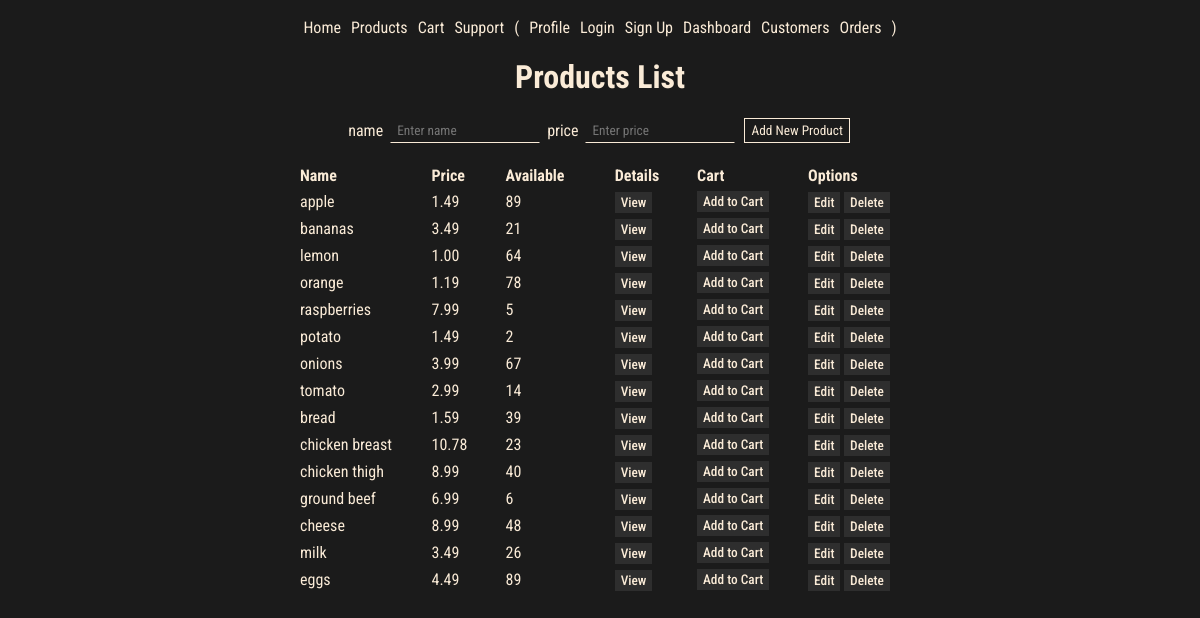
/products/, run on an earlier commit of the app's database.
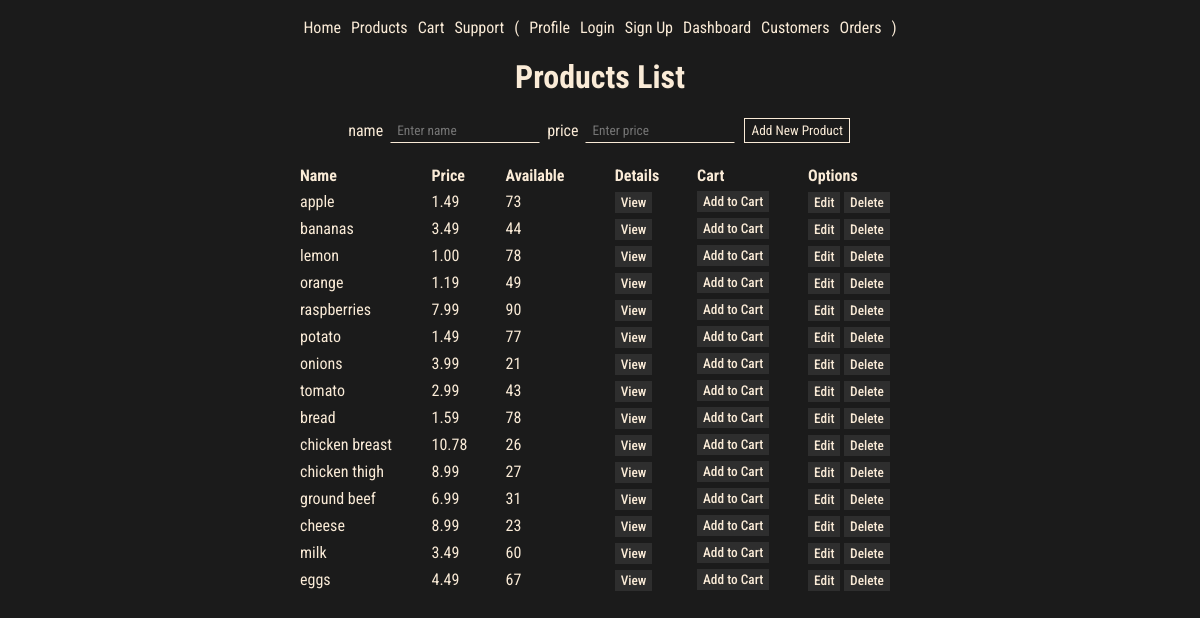
And on a later commit of the database.
### models.py (models this page shows, shortened)
class Product(db.Model):
    id = mapped_column(Integer, primary_key=True)
    name = mapped_column(String(200), nullable=False, unique=True)
    price = mapped_column(Numeric, nullable=False, default=0) # :3
    available = mapped_column(Integer, nullable=False, default=0)
    orders = relationship("ProductOrder", back_populates="product", cascade="all, delete-orphan")

### routes/products.py (the view)
@products_bp.route("/")
def products():
    products = Product.query.all()
    return render_template('pages/products.html', products=products)

### templates/pages/products.html
{% extends "base.html" %}
{% block content %}
<h1>Products List</h1>
<form action="/products" method="POST" class="form-inline">
    name<input type="text" name="name" placeholder="Enter name">
    price<input type="text" name="price" placeholder="Enter price">
    <input type="submit" value="Add New Product" class="button">
</form>
<table>
    <thead>
        <tr>
            <th scope="col" width="30">Name</th>
            <th scope="col" width="40">Price</th>
            <th scope="col" width="20">Available</th>
            <th scope="col" width="40">Details</th>
            <th scope="col" width="60">Cart</th>
            <th scope="col" width="40">Options</th>
        </tr>
    </thead>
    <tbody>
        {% for product in products %}
        <tr>
            <td>{{ product.name }}</td>
            <td>{{ product.price|round(2) }}</td>
            <td>{{ product.available }}</td>
            <td>
                <a href="{{ url_for('products.product_detail', productname=product.name)}}" class="btn">View
                </a>
            </td>
            <td>
                <form action="">
                    <button type="submit" value="{{ product.name }}" class="btn">Add to
                        Cart</button>
                </form>
            </td>
            <td><a href="/products/{{product.id}}" class="btn">Edit</a>
                <a href="/products/{{product.id}}/delete" class="btn"
                    onclick="return confirm('Are you sure to delete?')">Delete</a>
            </td>
        </tr>
        {% endfor %}
    </tbody>
</table>
{% endblock %}

### templates/base.html (shortened to what this page needs)
<!doctype html>
<html lang="en">
<head>
    <link rel="stylesheet" type="text/css" href="{{ url_for('static', filename='style.css') }}">
</head>
<body>
    <nav>
        <div>
            <a href="{{ url_for('home') }}">Home</a>
            <a href="{{ url_for('products.products') }}">Products</a>
            <a href="/">Cart</a>
            <a href="/">Support</a>
            <span>
                (
            </span>
            <a href="{{ url_for('users.profile') }}">Profile</a>
            <a href="{{ url_for('auth.login') }}">Login</a>
            <a href="{{ url_for('auth.signup') }}">Sign Up</a>
            <a href="/">Dashboard</a>
            <a href="{{ url_for('users.users') }}">Customers</a>
            <a href="{{ url_for('orders.orders') }}">Orders</a>
            <span>
                )
            </span>
        </div>
    </nav>
    <div class="container">
        {% block content %}
        {% endblock %}
    </div>
</body>
</html>

### static/style.css (style rules this page uses)
:root { --font-color: antiquewhite; --background: #1b1b1b; --bg-variant: #2e2e2e; --bg-variant-dark: #1f1e1e; --accent-color: #00a2ff; }
body { display: flex; flex-direction: column; align-items: center; justify-content: center; background-color: var(--background); color: var(--font-color); font-family: "Roboto Condensed", sans-serif; padding: 10px; }
nav { display: flex; align-items: center; }
nav > div { display: flex; gap: 10px; }
.container { width: 80vw; max-width: 600px; display: flex; flex-direction: column; align-items: center; justify-content: center; }
a { color: var(--font-color); text-decoration: none; }
form { display: flex; flex-direction: column; align-items: flex-start; gap: 5px; }
.form-inline { display: flex; flex-direction: row; align-items: center; }
table { margin-top: 20px; width: 100%; border-collapse: collapse; }
th, td { text-align: left; padding: 3px 0; }
input { background-color: transparent; font-family: "Roboto Condensed", sans-serif; border: 1px solid var(--background); padding: 4px 6px; border-bottom: 1px solid var(--font-color); margin: 0 2px; outline: none; color: var(--font-color); }
input[type="submit"] { cursor: pointer; font-family: "Roboto Condensed", sans-serif; background-color: transparent; color: var(--font-color); padding: 4px 6px; border: 1px solid var(--font-color); }
.btn { cursor: pointer; font-family: "Roboto Condensed", sans-serif; font-weight: 500; font-size: smaller; background-color: var(--bg-variant); color: var(--font-color); padding: 3px 6px; text-decoration: none; border: 0; }

What changed in the data, as far as the page shows it:
changed Product "apple": available "89" → "73"
changed Product "bananas": available "21" → "44"
changed Product "lemon": available "64" → "78"
changed Product "orange": available "78" → "49"
changed Product "raspberries": available "5" → "90"
changed Product "potato": available "2" → "77"
changed Product "onions": available "67" → "21"
changed Product "tomato": available "14" → "43"
changed Product "bread": available "39" → "78"
changed Product "chicken breast": available "23" → "26"
changed Product "chicken thigh": available "40" → "27"
changed Product "ground beef": available "6" → "31"
changed Product "cheese": available "48" → "23"
changed Product "milk": available "26" → "60"
changed Product "eggs": available "89" → "67"
